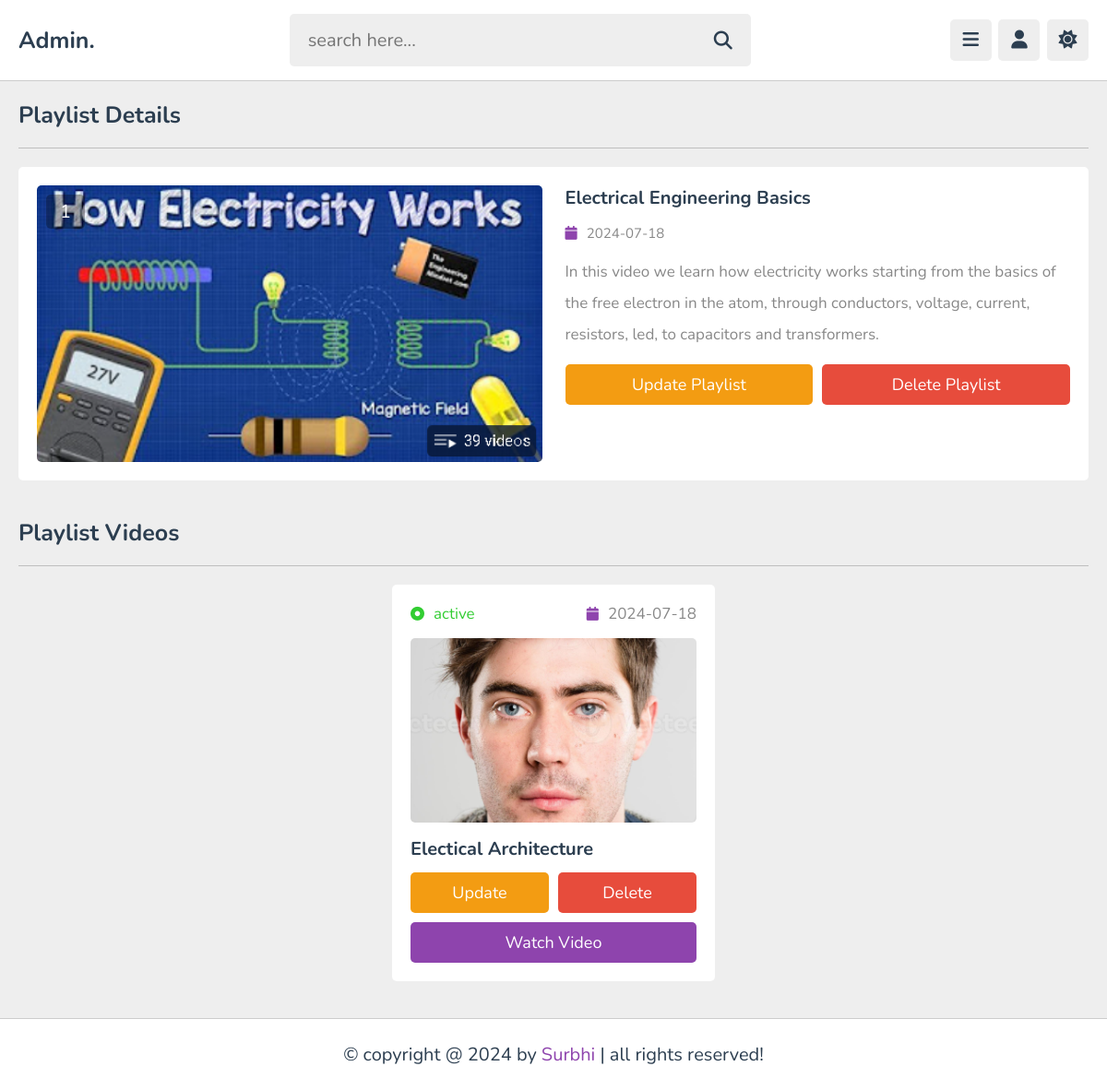
/admin/view_playlist.php?get_id=HkcNUOy2N8CJsaPpWirb (signed in), run on the app's committed database.
### tables this page shows
CREATE TABLE `playlist` (
  `id` varchar(20) NOT NULL,
  `tutor_id` varchar(20) NOT NULL,
  `title` varchar(100) NOT NULL,
  `description` varchar(1000) NOT NULL,
  `thumb` varchar(100) NOT NULL,
  `date` date NOT NULL DEFAULT current_timestamp(),
  `status` varchar(20) NOT NULL DEFAULT 'deactive'
);

CREATE TABLE `content` (
  `id` varchar(20) NOT NULL,
  `tutor_id` varchar(20) NOT NULL,
  `playlist_id` varchar(20) NOT NULL,
  `title` varchar(100) NOT NULL,
  `description` varchar(1000) NOT NULL,
  `video` varchar(100) NOT NULL,
  `thumb` varchar(100) NOT NULL,
  `date` date NOT NULL DEFAULT current_timestamp(),
  `status` varchar(20) NOT NULL DEFAULT 'deactive'
);

### admin/view_playlist.php (the view, shortened to what this page needs)
<?php
include '../components/connect.php';
if(isset($_COOKIE['tutor_id'])){
   $tutor_id = $_COOKIE['tutor_id'];
}else{
   $tutor_id = '';
   header('location:login.php');
}
if(isset($_GET['get_id'])){
   $get_id = $_GET['get_id'];
}else{
   $get_id = '';
   header('location:playlist.php');
}
?>
<!DOCTYPE html>
<html lang="en">
<head>
   <link rel="stylesheet" href="https://cdnjs.cloudflare.com/ajax/libs/font-awesome/6.2.0/css/all.min.css">
   <link rel="stylesheet" href="../css/admin_style.css">
</head>
<body>
<?php include '../components/admin_header.php'; ?>
<section class="playlist-details">
   <h1 class="heading">playlist details</h1>
   <?php
      $select_playlist = $conn->prepare("SELECT * FROM `playlist` WHERE id = ? AND tutor_id = ?");
      $select_playlist->execute([$get_id, $tutor_id]);
      if($select_playlist->rowCount() > 0){
         while($fetch_playlist = $select_playlist->fetch(PDO::FETCH_ASSOC)){
            $playlist_id = $fetch_playlist['id'];
            $count_videos = $conn->prepare("SELECT * FROM `content` WHERE playlist_id = ?");
            $count_videos->execute([$playlist_id]);
            $total_videos = $count_videos->rowCount();
   ?>
   <div class="row">
      <div class="thumb">
         <span><?= $total_videos; ?></span>
         <img src="../uploaded_files/<?= $fetch_playlist['thumb']; ?>" alt="">
      </div>
      <div class="details">
         <h3 class="title"><?= $fetch_playlist['title']; ?></h3>
         <div class="date"><i class="fas fa-calendar"></i><span><?= $fetch_playlist['date']; ?></span></div>
         <div class="description"><?= $fetch_playlist['description']; ?></div>
         <form action="" method="post" class="flex-btn">
            <a href="update_playlist.php?get_id=<?= $playlist_id; ?>" class="option-btn">update playlist</a>
            <input type="submit" value="delete playlist" class="delete-btn" onclick="return confirm('delete this playlist?');" name="delete">
         </form>
      </div>
   </div>
   <?php
         }
      }else{
         echo '<p class="empty">no playlist found!</p>';
      }
   ?>
</section>
<section class="contents">
   <h1 class="heading">playlist videos</h1>
   <div class="box-container">
   <?php
      $select_videos = $conn->prepare("SELECT * FROM `content` WHERE tutor_id = ? AND playlist_id = ?");
      $select_videos->execute([$tutor_id, $playlist_id]);
      if($select_videos->rowCount() > 0){
         while($fecth_videos = $select_videos->fetch(PDO::FETCH_ASSOC)){
            $video_id = $fecth_videos['id'];
   ?>
      <div class="box">
         <div class="flex">
            <div><i class="fas fa-dot-circle" style="<?php if($fecth_videos['status'] == 'active'){echo 'color:limegreen'; }else{echo 'color:red';} ?>"></i><span style="<?php if($fecth_videos['status'] == 'active'){echo 'color:limegreen'; }else{echo 'color:red';} ?>"><?= $fecth_videos['status']; ?></span></div>
            <div><i class="fas fa-calendar"></i><span><?= $fecth_videos['date']; ?></span></div>
         </div>
         <img src="../uploaded_files/<?= $fecth_videos['thumb']; ?>" class="thumb" alt="">
         <h3 class="title"><?= $fecth_videos['title']; ?></h3>
         <form action="" method="post" class="flex-btn">
            <a href="update_content.php?get_id=<?= $video_id; ?>" class="option-btn">update</a>
            <input type="submit" value="delete" class="delete-btn" onclick="return confirm('delete this video?');" name="delete_video">
         </form>
         <a href="view_content.php?get_id=<?= $video_id; ?>" class="btn">watch video</a>
      </div>
   <?php
         }
      }else{
         echo '<p class="empty">no videos added yet! <a href="add_content.php" class="btn" style="margin-top: 1.5rem;">add videos</a></p>';
      }
   ?>
   </div>
</section>
<?php include '../components/footer.php'; ?>
</body>
</html>

### components/admin_header.php (shortened to what this page needs)
<header class="header">
   <section class="flex">
      <a href="dashboard.php" class="logo">Admin.</a>
      <form action="search_page.php" method="post" class="search-form">
         <input type="text" name="search" placeholder="search here..." required maxlength="100">
         <button type="submit" class="fas fa-search" name="search_btn"></button>
      </form>
      <div class="icons">
         <div id="menu-btn" class="fas fa-bars"></div>
         <div id="user-btn" class="fas fa-user"></div>
         <div id="toggle-btn" class="fas fa-sun"></div>
      </div>
   </section>
</header>

### components/footer.php
<footer class="footer">
   &copy; copyright @ <?= date('Y'); ?> by <span>Surbhi</span> | all rights reserved!
</footer>

### css/admin_style.css (style rules this page uses)
:root { --main-color:#8e44ad; --red:#e74c3c; --oragen:#f39c12; --white:#fff; --black:#2c3e50; --light-color:#888; --light-bg:#eee; --border:.1rem solid rgba(0,0,0,.2); }
* { font-family: 'Nunito', sans-serif; margin: 0; padding: 0; box-sizing: border-box; outline: none; border: none; text-decoration: none; }
html { font-size: 62.5%; overflow-x: hidden; }
body { background-color: var(--light-bg); padding-left: 30rem; }
section { padding:2rem; max-width: 1200px; margin: 0 auto; }
.btn, .option-btn, .delete-btn, .inline-btn, .inline-option-btn, .inline-delete-btn { border-radius: .5rem; padding: 1rem 3rem; font-size: 1.8rem; color: #fff; margin-top: 1rem; text-transform: capitalize; cursor: pointer; text-align: center; }
.btn, .option-btn, .delete-btn { display: block; width: 100%; }
.btn, .inline-btn { background-color: var(--main-color); }
.option-btn, .inline-option-btn { background-color: var(--oragen); }
.delete-btn, .inline-delete-btn { background-color: var(--red); }
.flex-btn { display:flex; gap: 1rem; }
.heading { padding-bottom: 1.8rem; border-bottom: var(--border); font-size: 2.5rem; color: var(--black); text-transform: capitalize; margin-bottom: 2rem; }
.header { background-color: var(--white); border-bottom: var(--border); position: sticky; top: 0; left: 0; right: 0; z-index: 1000; }
.header .flex { padding: 1.5rem 2rem; position: relative; display: flex; align-items: center; justify-content: space-between; }
.header .flex .logo { font-size: 2.5rem; color: var(--black); font-weight: bolder; }
.header .flex .search-form { width: 50rem; border-radius: .5rem; display: flex; align-items: center; gap: 2rem; padding: 1.5rem 2rem; background-color: var(--light-bg); }
.header .flex .search-form input { width: 100%; background:none; font-size: 2rem; color: var(--black); }
.header .flex .search-form button { font-size: 2rem; color: var(--black); cursor: pointer; background: none; }
.header .flex .icons div { font-size: 2rem; color: var(--black); border-radius: .5rem; height: 4.5rem; cursor: pointer; width: 4.5rem; line-height: 4.4rem; background-color: var(--light-bg); text-align: center; margin-left: .5rem; }
.playlist-details .row { display: flex; gap: 2.5rem; flex-wrap: wrap; align-items: flex-start; background-color: var(--white); border-radius: .5rem; padding: 2rem; }
.playlist-details .row .thumb { flex: 1 1 40rem; height: 30rem; position: relative; }
.playlist-details .row .thumb img { height: 100%; width: 100%; border-radius: .5rem; object-fit: cover; }
.playlist-details .row .thumb span { background-color: rgba(0,0,0,.3); color: #fff; border-radius: .5rem; position: absolute; top: 1rem; left: 1rem; padding: .5rem 1.5rem; font-size: 2rem; }
.playlist-details .row .details { flex: 1 1 40rem; }
.playlist-details .row .details .date { font-size: 1.5rem; margin: 1rem 0; }
.playlist-details .row .details .date i { color: var(--main-color); margin-right: 1rem; }
.playlist-details .row .details .date span { color: var(--light-color); }
.playlist-details .row .details .title { font-size: 2rem; color: var(--black); padding-bottom: .5rem; }
.playlist-details .row .details .description { padding: .5rem 0; font-size: 1.7rem; color: var(--light-color); line-height: 2; white-space: pre-line; }
.contents .box-container { display: grid; grid-template-columns: repeat(auto-fit, 35rem); align-items: flex-start; justify-content: center; gap: 1.5rem; }
.contents .box-container .box { border-radius: .5rem; background-color: var(--white); padding: 2rem; overflow-x: hidden; }
.contents .box-container .box .thumb { height: 20rem; width: 100%; border-radius: .5rem; object-fit: cover; margin: 1rem 0; }
.contents .box-container .box .flex { display: flex; align-items: center; justify-content: space-between; gap: 1.5rem; margin-bottom: .5rem; }
.contents .box-container .box .flex i { font-size: 1.5rem; color: var(--main-color); margin-right: 1rem; }
.contents .box-container .box .flex span { color: var(--light-color); font-size: 1.7rem; }
.contents .box-container .box .title { font-size: 2rem; color: var(--black); line-height: 1.5; text-overflow: ellipsis; overflow-x: hidden; }
.footer { position: sticky; bottom: 0; right: 0; left: 0; background-color: var(--white); border-top: var(--border); padding:2.5rem 2rem; text-align: center; color: var(--black); font-size: 2rem; margin-top: 2rem; z-index: 1000; }
.footer span { color: var(--main-color); }
@media (max-width:1200px) { body { padding-left: 0; } }

### data on the page
playlist: total_videos "1", thumb (picture), title "Electrical Engineering Basics", date "2024-07-18", description "In this video we learn how electricity works starting from the basics of the free electron in the atom, through conductors, voltage, current, resistors, led, to capacitors and transformers."
content: status "active", date "2024-07-18", thumb (picture), title "Electical Architecture"
